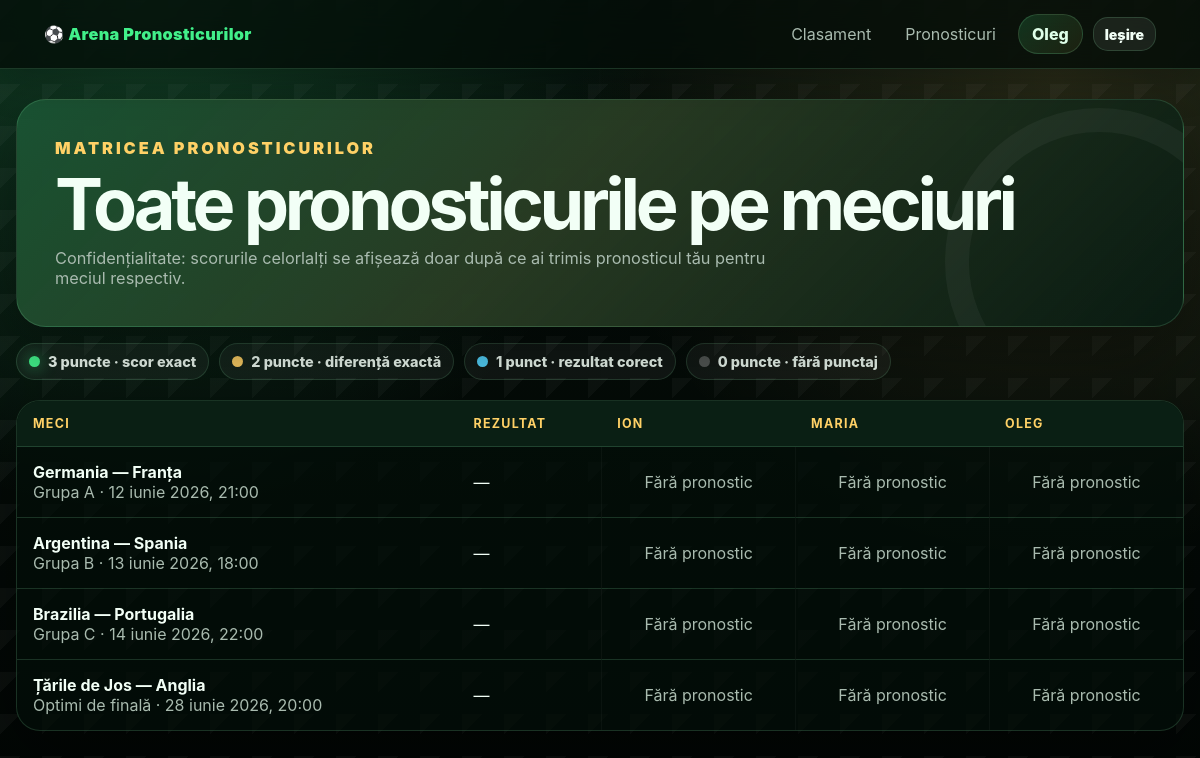
/predictions_matrix.php (signed in), run on the app's committed database.
### tables this page shows
CREATE TABLE IF NOT EXISTS users (
    id INT UNSIGNED AUTO_INCREMENT PRIMARY KEY,
    login VARCHAR(80) NOT NULL UNIQUE,
    password_hash VARCHAR(255) NOT NULL,
    role ENUM('admin', 'user') NOT NULL DEFAULT 'user',
    display_name VARCHAR(120) NOT NULL,
    created_at TIMESTAMP NOT NULL DEFAULT CURRENT_TIMESTAMP,
    updated_at TIMESTAMP NOT NULL DEFAULT CURRENT_TIMESTAMP ON UPDATE CURRENT_TIMESTAMP
);

CREATE TABLE IF NOT EXISTS matches (
    id INT UNSIGNED AUTO_INCREMENT PRIMARY KEY,
    tournament_stage VARCHAR(120) NOT NULL,
    group_name VARCHAR(80) NULL,
    team_home VARCHAR(120) NOT NULL,
    team_away VARCHAR(120) NOT NULL,
    match_datetime DATETIME NOT NULL,
    home_score TINYINT UNSIGNED NULL,
    away_score TINYINT UNSIGNED NULL,
    status ENUM('scheduled', 'live', 'finished') NOT NULL DEFAULT 'scheduled',
    created_at TIMESTAMP NOT NULL DEFAULT CURRENT_TIMESTAMP,
    updated_at TIMESTAMP NOT NULL DEFAULT CURRENT_TIMESTAMP ON UPDATE CURRENT_TIMESTAMP,
    INDEX idx_matches_datetime (match_datetime),
    INDEX idx_matches_status (status)
);

### db.php (called while the page is built, shortened)
<?php
function getDb(): PDO
{
    static $pdo = null;
    if ($pdo === null) {
        $dsn = 'mysql:host=' . DB_HOST . ';dbname=' . DB_NAME . ';charset=utf8mb4';
        $pdo = new PDO($dsn, DB_USER, DB_PASS, [
            PDO::ATTR_ERRMODE => PDO::ERRMODE_EXCEPTION,
            PDO::ATTR_DEFAULT_FETCH_MODE => PDO::FETCH_ASSOC,
            PDO::ATTR_EMULATE_PREPARES => false,
        ]);
    }
    return $pdo;
}

### includes/auth.php (called while the page is built, shortened)
<?php
require_once __DIR__ . '/../db.php';
require_once __DIR__ . '/helpers.php';
function currentUser(): ?array
{
    $stmt = getDb()->prepare('SELECT id, login, role, display_name FROM users WHERE id = ?');
    $stmt->execute([$_SESSION['user_id']]);
    $user = $stmt->fetch();
    return $user ?: null;
}

### includes/helpers.php (called while the page is built, shortened)
<?php
function e(?string $value): string
{
    return htmlspecialchars((string) $value, ENT_QUOTES, 'UTF-8');
}
function formatMatchDate(string $dateTime): string
{
    $date = new DateTime($dateTime, new DateTimeZone(APP_TIMEZONE));
    $months = [
        1 => 'ianuarie', 2 => 'februarie', 3 => 'martie', 4 => 'aprilie',
        5 => 'mai', 6 => 'iunie', 7 => 'iulie', 8 => 'august',
        9 => 'septembrie', 10 => 'octombrie', 11 => 'noiembrie', 12 => 'decembrie',
    ];
    return $date->format('j') . ' ' . $months[(int) $date->format('n')] . ' ' . $date->format('Y, H:i');
}

### predictions_matrix.php (the view, shortened to what this page needs)
<?php
require_once __DIR__ . '/includes/auth.php';
$pdo = getDb();
$users = $pdo->query("SELECT id, display_name FROM users WHERE role = 'user' ORDER BY display_name ASC")->fetchAll();
$matches = $pdo->query('SELECT * FROM matches ORDER BY match_datetime ASC, id ASC')->fetchAll();
$byMatchUser = [];
$userPredictedMatch = [];
require __DIR__ . '/includes/header.php';
?>
<section class="hero">
    <div>
        <p class="eyebrow">Matricea pronosticurilor</p>
        <h1>Toate pronosticurile pe meciuri</h1>
        <p>Confidențialitate: scorurile celorlalți se afișează doar după ce ai trimis pronosticul tău pentru meciul respectiv.</p>
    </div>
</section>
<div class="score-legend" aria-label="Legendă punctaj">
    <span class="legend-item legend-3">3 puncte · scor exact</span>
    <span class="legend-item legend-2">2 puncte · diferență exactă</span>
    <span class="legend-item legend-1">1 punct · rezultat corect</span>
    <span class="legend-item legend-0">0 puncte · fără punctaj</span>
</div>
<div class="table-wrap matrix-wrap">
<table class="data-table matrix-table">
    <thead>
        <tr><th>Meci</th><th>Rezultat</th><?php foreach ($users as $contestUser): ?><th><?= e($contestUser['display_name']) ?></th><?php endforeach; ?></tr>
    </thead>
    <tbody>
    <?php foreach ($matches as $match): ?>
        <?php $canSee = isAdmin($user) || !empty($userPredictedMatch[$match['id']]); ?>
        <tr>
            <td>
                <strong><?= e($match['team_home']) ?> — <?= e($match['team_away']) ?></strong><br>
                <span class="muted"><?= e($match['group_name'] ?: $match['tournament_stage']) ?> · <?= e(formatMatchDate($match['match_datetime'])) ?></span>
            </td>
            <td><?= $match['home_score'] !== null ? (int) $match['home_score'] . ':' . (int) $match['away_score'] : '—' ?></td>
            <?php foreach ($users as $contestUser): ?>
                <?php $prediction = $byMatchUser[$match['id']][$contestUser['id']] ?? null; ?>
                <?php $isOwn = (int) $contestUser['id'] === (int) $user['id']; ?>
                <td class="prediction-cell <?= $prediction && $prediction['points'] !== null ? 'points-' . (int) $prediction['points'] : '' ?>">
                    <?php if (!$prediction): ?>
                        <span class="muted">Fără pronostic</span>
                    <?php elseif ($canSee || $isOwn): ?>
                        <strong><?= (int) $prediction['predicted_home_score'] ?>:<?= (int) $prediction['predicted_away_score'] ?></strong>
                        <?php if ($prediction['points'] !== null): ?><br><span class="points">+<?= (int) $prediction['points'] ?></span><?php endif; ?>
                    <?php else: ?>
                        <span class="status-text">Pronostic trimis</span>
                    <?php endif; ?>
                </td>
            <?php endforeach; ?>
        </tr>
    <?php endforeach; ?>
    </tbody>
</table>
</div>
<?php require __DIR__ . '/includes/footer.php'; ?>

### includes/header.php (shortened to what this page needs)
<?php
require_once __DIR__ . '/auth.php';
$user = currentUser();
$isAdminPage = str_contains($_SERVER['SCRIPT_NAME'] ?? '', '/admin/');
$basePrefix = $isAdminPage ? '../' : '';
?>
<!doctype html>
<html lang="ro">
<head>
    <link rel="stylesheet" href="<?= $basePrefix ?>assets/css/style.css">
</head>
<body>
<header class="topbar">
    <a class="brand" href="<?= $basePrefix ?>index.php">⚽ Arena Pronosticurilor</a>
    <nav class="nav">
        <?php if ($user): ?>
            <a href="<?= $basePrefix ?>leaderboard.php">Clasament</a>
            <a href="<?= $basePrefix ?>predictions_matrix.php">Pronosticuri</a>
            <span class="user-chip"><?= e($user['display_name']) ?></span>
            <a class="btn btn-small" href="<?= $basePrefix ?>logout.php">Ieșire</a>
        <?php endif; ?>
    </nav>
</header>
<main class="container">

### data on the page
users: display_name "Oleg", display_name "OLEG"
users: display_name "ION"
users: display_name "MARIA"
matches: team_home "Germania", team_away "Franța", group_name "Grupa A", match_datetime "12 iunie 2026, 21:00"
matches: team_home "Argentina", team_away "Spania", group_name "Grupa B", match_datetime "13 iunie 2026, 18:00"
matches: team_home "Brazilia", team_away "Portugalia", group_name "Grupa C", match_datetime "14 iunie 2026, 22:00"
matches: team_home "Țările de Jos", team_away "Anglia", tournament_stage "Optimi de finală", match_datetime "28 iunie 2026, 20:00"
